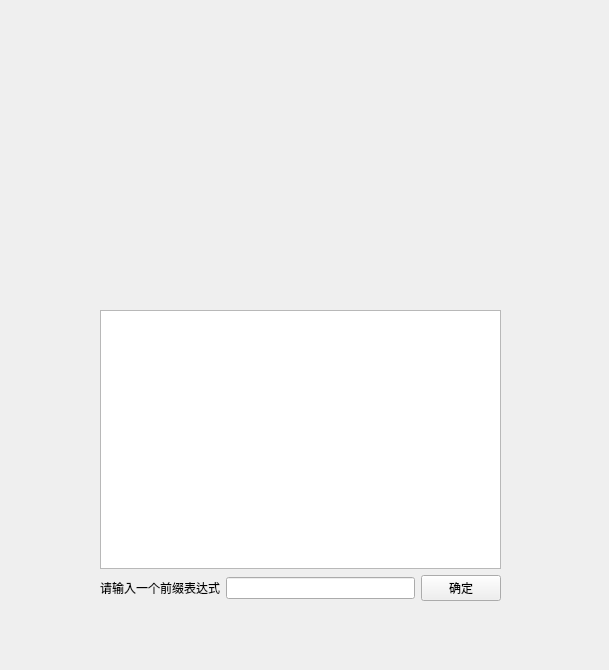
<?xml version="1.0" encoding="UTF-8"?>
<ui version="4.0">
 <class>tree</class>
 <widget class="QWidget" name="tree">
  <property name="geometry">
   <rect>
    <x>0</x>
    <y>0</y>
    <width>609</width>
    <height>670</height>
   </rect>
  </property>
  <property name="windowTitle">
   <string>Form</string>
  </property>
  <widget class="QLabel" name="label_3">
   <property name="geometry">
    <rect>
     <x>200</x>
     <y>-10</y>
     <width>221</width>
     <height>261</height>
    </rect>
   </property>
   <property name="text">
    <string/>
   </property>
   <property name="pixmap">
    <pixmap>C:/Users/sammul/Pictures/数据结构课设/广东工业大学校徽.png</pixmap>
   </property>
  </widget>
  <widget class="QWidget" name="layoutWidget">
   <property name="geometry">
    <rect>
     <x>100</x>
     <y>310</y>
     <width>401</width>
     <height>291</height>
    </rect>
   </property>
   <layout class="QVBoxLayout" name="verticalLayout_4">
    <item>
     <widget class="QTextBrowser" name="TBtree"/>
    </item>
    <item>
     <layout class="QHBoxLayout" name="horizontalLayout_3">
      <item>
       <widget class="QLabel" name="label_4">
        <property name="text">
         <string>请输入一个前缀表达式</string>
        </property>
       </widget>
      </item>
      <item>
       <widget class="QLineEdit" name="LEtree"/>
      </item>
      <item>
       <widget class="QPushButton" name="pushButton_2">
        <property name="text">
         <string>确定</string>
        </property>
       </widget>
      </item>
     </layout>
    </item>
   </layout>
  </widget>
 </widget>
 <resources/>
 <connections/>
</ui>
